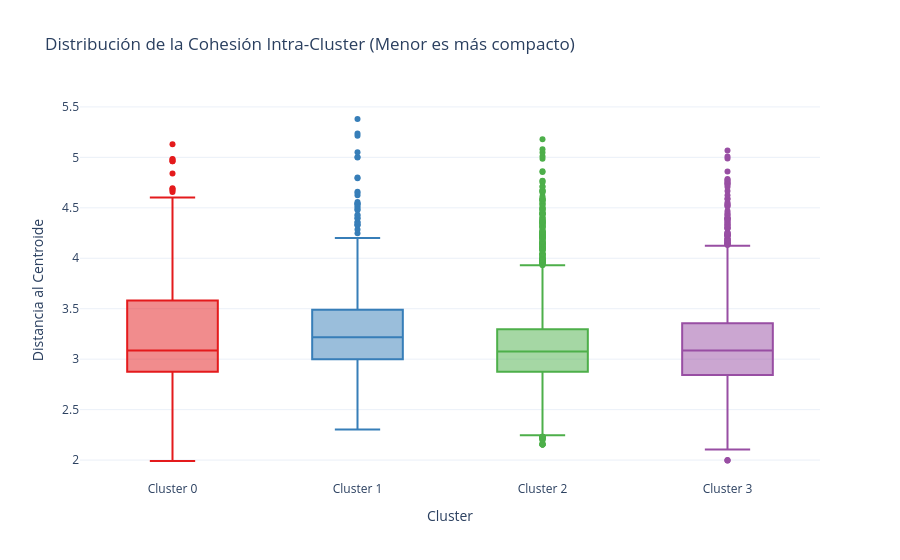
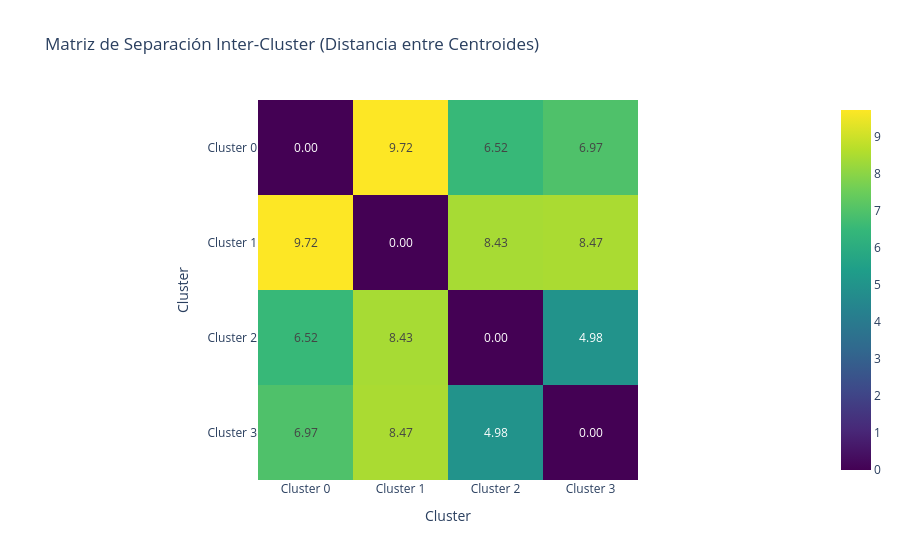

The code cell stored with these charts, in order, in its notebook:
### Code cell
# 4.4.1. MÉTRICAS AVANZADAS: COHESIÓN (INTRA) Y SEPARACIÓN (INTER)
from scipy.spatial.distance import cdist, pdist

print("Calculando métricas internas de distancias del modelo ganador")

# 1. Calculamos los centroides reales de cada cluster (sirve para KMeans y Aglomerativo)
centroides = []
for i in range(best_k):
    puntos_cluster = X_train_cluster[final_labels_train == i]
    centroide = puntos_cluster.mean(axis=0) # El centro matemático del cluster
    centroides.append(centroide)
centroides = np.array(centroides)

# 2. Distancia INTER-cluster (Separación entre los grupos)
distancias_centroides = pdist(centroides, metric='euclidean')
separacion_media = np.mean(distancias_centroides)
print(f"Distancia Media INTER-Cluster (Separación): {separacion_media:.4f} (↑ Cuanto mayor, más distintos son los perfiles)")

# 3. Distancia INTRA-cluster (Cohesión detallada por grupo)
cohesion_global = []
print("Detalle de Cohesión INTRA-Cluster por grupo:")

for i in range(best_k):
    puntos_cluster = X_train_cluster[final_labels_train == i]
    # Distancia media de cada cliente de este cluster a su propio centroide
    dist_al_centroide = cdist(puntos_cluster, [centroides[i]], metric='euclidean')
    cohesion_cluster = np.mean(dist_al_centroide)
    cohesion_global.append(cohesion_cluster)
    
    n_puntos = len(puntos_cluster)
    print(f"   -> Cluster {i} (N={n_puntos} clientes): Distancia media = {cohesion_cluster:.4f} (↓ Menor es más compacto)")

# Cohesión media global
cohesion_media_global = np.mean(cohesion_global)
print(f"Distancia Media INTRA-Cluster (Cohesión general): {cohesion_media_global:.4f}")

# 4. Ratio final (Opcional pero muy profesional)
ratio_cs = cohesion_media_global / separacion_media
print(f"Ratio Cohesión / Separación: {ratio_cs:.4f} (↓ Buscamos un valor bajo)")


# 4.4.2. VISUALIZACIÓN DE COHESIÓN Y SEPARACIÓN (PLOTLY)
import plotly.figure_factory as ff

print("Generando visualizaciones de métricas internas...")

# 1. BOXPLOT DE COHESIÓN (Distancias Intra-cluster) 
datos_boxplot = []
for i in range(best_k):
    puntos_cluster = X_train_cluster[final_labels_train == i]
    dist_al_centroide = cdist(puntos_cluster, [centroides[i]], metric='euclidean').flatten()
    
    temp_df = pd.DataFrame({
        'Distancia al Centroide': dist_al_centroide,
        'Cluster': f'Cluster {i}'
    })
    datos_boxplot.append(temp_df)

df_boxplot = pd.concat(datos_boxplot)

fig_cohesion = px.box(
    df_boxplot, 
    x='Cluster', 
    y='Distancia al Centroide', 
    color='Cluster',
    title='Distribución de la Cohesión Intra-Cluster (Menor es más compacto)',
    points="outliers", 
    color_discrete_sequence=px.colors.qualitative.Set1
)
fig_cohesion.update_layout(template="plotly_white", showlegend=False)
fig_cohesion.show()


# 2. HEATMAP DE SEPARACIÓN (Distancias Inter-cluster) 
from scipy.spatial.distance import squareform
matriz_distancias = squareform(distancias_centroides)

nombres_clusters = [f'Cluster {i}' for i in range(best_k)]

fig_separacion = px.imshow(
    matriz_distancias,
    text_auto=".2f",
    x=nombres_clusters,
    y=nombres_clusters,
    color_continuous_scale='Viridis',
    title='Matriz de Separación Inter-Cluster (Distancia entre Centroides)'
)

fig_separacion.update_layout(
    xaxis_title="Cluster",
    yaxis_title="Cluster",
    template="plotly_white"
)
fig_separacion.show()

### Figure 1 — Plotly figure (JSON) as saved in the notebook; plotly's stock layout.template omitted (floating-point values rounded to 4 significant figures; data arrays with more than 128 entries replaced by an {"elided": "..."} marker saying what was removed)
{"data": [{"alignmentgroup": "True", "boxpoints": "outliers", "hovertemplate": "Cluster=%{x}<br>Distancia al Centroide=%{y}<extra></extra>", "legendgroup": "Cluster 0", "marker": {"color": "rgb(228,26,28)"}, "name": "Cluster 0", "notched": false, "offsetgroup": "Cluster 0", "orientation": "v", "showlegend": true, "type": "box", "x": {"elided": "826 str values"}, "x0": " ", "xaxis": "x", "y": {"elided": "826 float values"}, "y0": " ", "yaxis": "y"}, {"alignmentgroup": "True", "boxpoints": "outliers", "hovertemplate": "Cluster=%{x}<br>Distancia al Centroide=%{y}<extra></extra>", "legendgroup": "Cluster 1", "marker": {"color": "rgb(55,126,184)"}, "name": "Cluster 1", "notched": false, "offsetgroup": "Cluster 1", "orientation": "v", "showlegend": true, "type": "box", "x": {"elided": "443 str values"}, "x0": " ", "xaxis": "x", "y": {"elided": "443 float values"}, "y0": " ", "yaxis": "y"}, {"alignmentgroup": "True", "boxpoints": "outliers", "hovertemplate": "Cluster=%{x}<br>Distancia al Centroide=%{y}<extra></extra>", "legendgroup": "Cluster 2", "marker": {"color": "rgb(77,175,74)"}, "name": "Cluster 2", "notched": false, "offsetgroup": "Cluster 2", "orientation": "v", "showlegend": true, "type": "box", "x": {"elided": "3853 str values"}, "x0": " ", "xaxis": "x", "y": {"elided": "3853 float values"}, "y0": " ", "yaxis": "y"}, {"alignmentgroup": "True", "boxpoints": "outliers", "hovertemplate": "Cluster=%{x}<br>Distancia al Centroide=%{y}<extra></extra>", "legendgroup": "Cluster 3", "marker": {"color": "rgb(152,78,163)"}, "name": "Cluster 3", "notched": false, "offsetgroup": "Cluster 3", "orientation": "v", "showlegend": true, "type": "box", "x": {"elided": "3071 str values"}, "x0": " ", "xaxis": "x", "y": {"elided": "3071 float values"}, "y0": " ", "yaxis": "y"}], "layout": {"boxmode": "overlay", "legend": {"title": {"text": "Cluster"}, "tracegroupgap": 0}, "showlegend": false, "title": {"text": "Distribución de la Cohesión Intra-Cluster (Menor es más compacto)"}, "xaxis": {"anchor": "y", "categoryarray": ["Cluster 0", "Cluster 1", "Cluster 2", "Cluster 3"], "categoryorder": "array", "domain": [0, 1], "title": {"text": "Cluster"}}, "yaxis": {"anchor": "x", "domain": [0, 1], "title": {"text": "Distancia al Centroide"}}}}

### Figure 2 — Plotly figure (JSON) as saved in the notebook; plotly's stock layout.template omitted (floating-point values rounded to 4 significant figures)
{"data": [{"coloraxis": "coloraxis", "hovertemplate": "x: %{x}<br>y: %{y}<br>color: %{z}<extra></extra>", "name": "0", "texttemplate": "%{z:.2f}", "type": "heatmap", "x": ["Cluster 0", "Cluster 1", "Cluster 2", "Cluster 3"], "xaxis": "x", "y": ["Cluster 0", "Cluster 1", "Cluster 2", "Cluster 3"], "yaxis": "y", "z": [[0.0, 9.72, 6.524, 6.971], [9.72, 0.0, 8.431, 8.465], [6.524, 8.431, 0.0, 4.98], [6.971, 8.465, 4.98, 0.0]]}], "layout": {"coloraxis": {"colorscale": [[0, "#440154"], [0.1111, "#482878"], [0.2222, "#3e4989"], [0.3333, "#31688e"], [0.4444, "#26828e"], [0.5556, "#1f9e89"], [0.6667, "#35b779"], [0.7778, "#6ece58"], [0.8889, "#b5de2b"], [1, "#fde725"]]}, "title": {"text": "Matriz de Separación Inter-Cluster (Distancia entre Centroides)"}, "xaxis": {"anchor": "y", "constrain": "domain", "domain": [0, 1], "scaleanchor": "y", "title": {"text": "Cluster"}}, "yaxis": {"anchor": "x", "autorange": "reversed", "constrain": "domain", "domain": [0, 1], "title": {"text": "Cluster"}}}}
